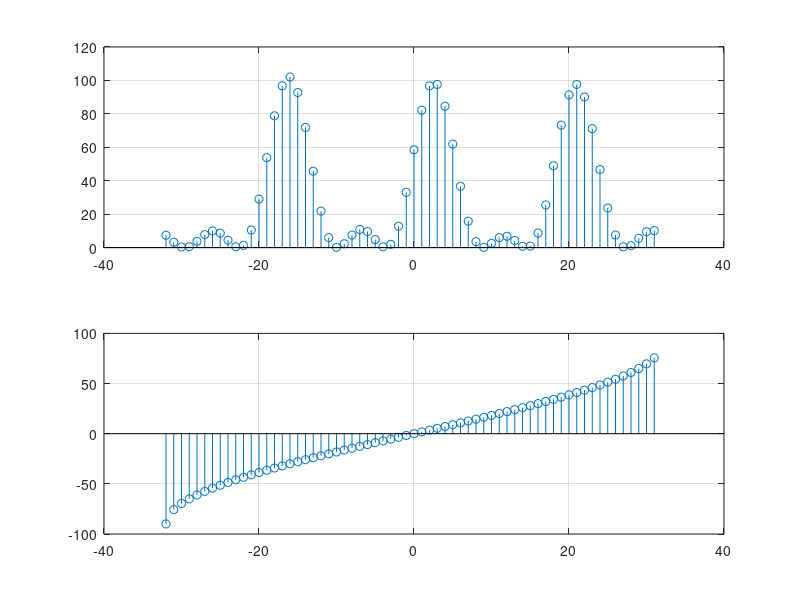

The MATLAB source for this figure:
close all;
clear;
clc

f0 = 9.6e9;
T = 1/f0;

tt = linspace(0,1*T, 1*1024);
fs = 1024*f0;
ts = 1/fs;

s = exp(1i*2*pi*f0*tt);

N_rx = 8;
c = 3e8;
lambda = c/f0;
d = lambda/2;

theta = [-40 30 -5];
N_src = length(theta);
theta_rad = deg2rad(theta);

P_tx = s*s'/length(s);
SNR = 100;

P_n = P_tx/(ts*10^(SNR/10));
variance = 1;

n = sqrt(variance)*(randn(1, length(s)) + 1i*randn(1, length(s)))/sqrt(2);
n = repmat(n, N_rx, 1);
x = zeros(N_rx, length(s));
xn = {};
for i = 1:N_src
    xn{i} = s.*exp(-1i*2*pi*(0:N_rx-1)'*d*sin(theta_rad(i))/lambda);
end

for i = 1:N_src
    x = x + xn{i};
end

% x = x + n;
% mn = sum(x,2)/length(x);
% x = x - mn;

Nfft = N_rx*8;
X = fftshift(fft(x, Nfft, 1));

Xs = sum(X,2);

thm = asin(2*(-Nfft/2:Nfft/2-1)/Nfft);

figure
subplot(2,1,1)
stem((-Nfft/2:Nfft/2-1), abs(Xs).^2)
grid on
subplot(2,1,2)
stem((-Nfft/2:Nfft/2-1), rad2deg(thm))
grid on

%MUSIC
th = linspace(-90, 90, 18000);
th_rad = deg2rad(th);
a = exp(-1i*2*pi*(0:N_rx-1)'*d.*sin(th_rad)/lambda);

R = x*x'/length(x);
[V,D] = eig(R);
[vi, di] = sort(diag(D),'descend');
VV = V(:,di);
En = VV(:, N_src+1:end);

for i = 1:length(a)
    P(i) = 1/(a(:,i)'*En*En'*a(:,i));
end
Pm = abs(P);
P_max = max(abs(P));
% figure
% plot(th, 10*log10(Pm/P_max))